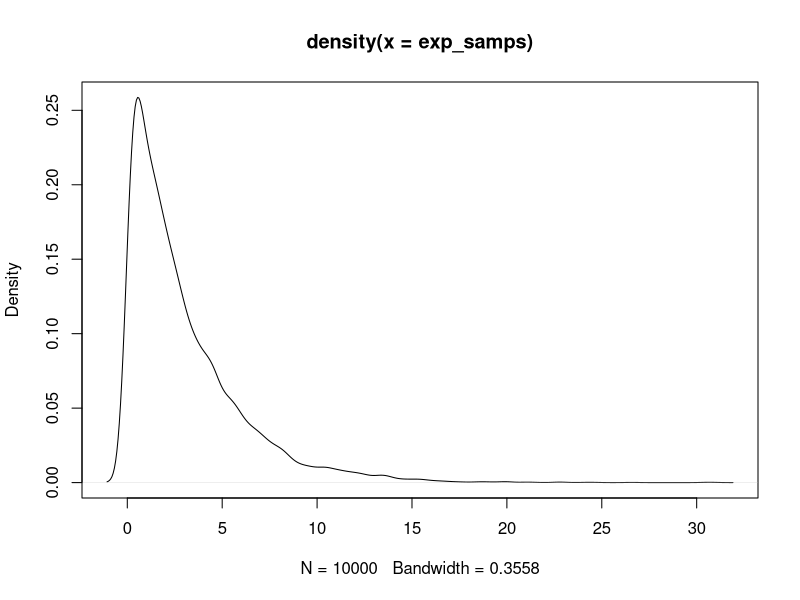
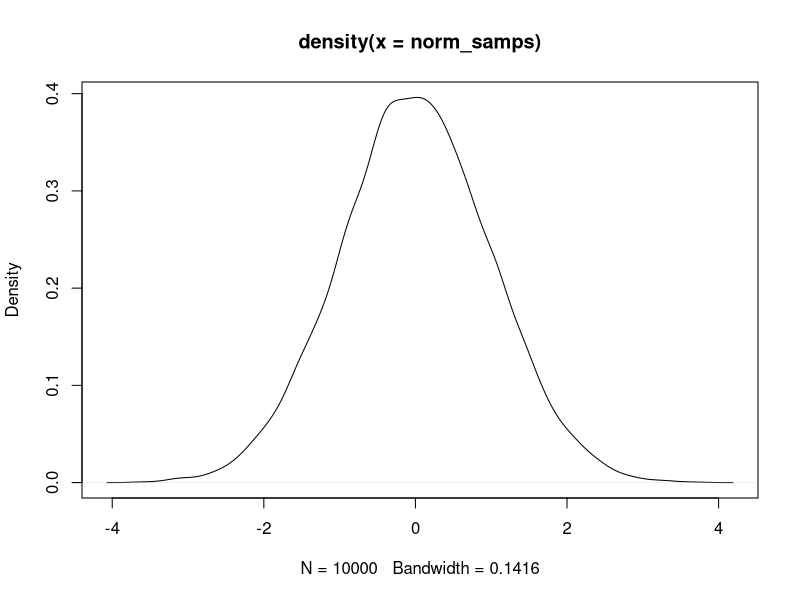
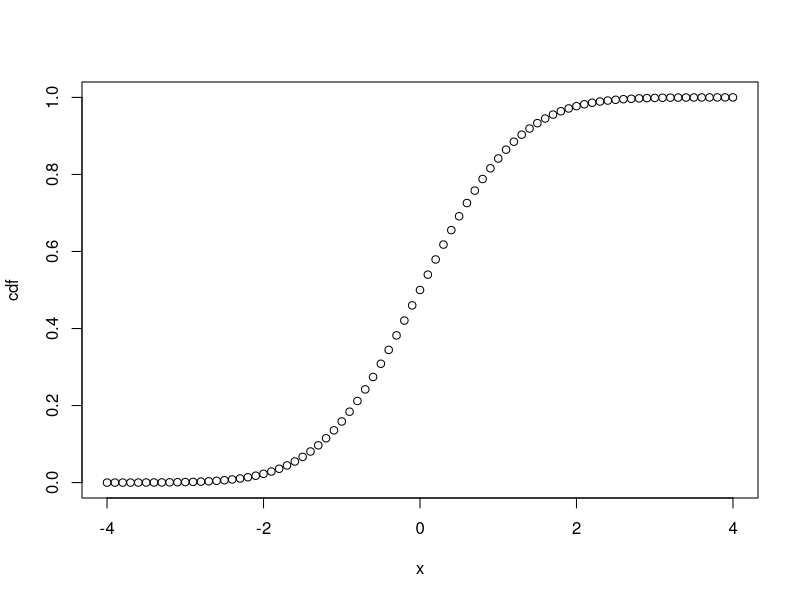

Write R code to recreate these figures, in order.
## ---- chunk 1
knitr::opts_chunk$set(echo = TRUE)
ECHO = FALSE
INCLUDE = FALSE
## ---- chunk 2
exp_samps <- rexp(10000,
                  rate = 1/3)
plot(density(exp_samps))
## ---- chunk 3
pexp(2)
## ---- chunk 4
qexp(0.8,
     rate = 1/3)
## ---- chunk 5
norm_samps <- rnorm(10000,
                    mean = 0,
                    sd = 1)

plot(density(norm_samps))
## ---- chunk 6
# below -1
pnorm(-1)

# above 2
1-pnorm(1)

# between -1 and 2
pnorm(2) - pnorm(-1)
## ---- chunk 7

x <- seq(-4,4,by = 0.1)

cdf <- pnorm(x)

plot(x,cdf)
## ---- chunk 8
# median (note it's 0, same as the mean)
qnorm(0.5)
# lower quartile
qnorm(0.25)
# upper quartile
qnorm(0.75)
# 2.5th percentile
qnorm(0.025)
# 97.5th percentile
qnorm(0.975)

### notice the symmetry in the above answers

## ---- chunk 9
# median
quantile(norm_samps, probs = 0.5)
# lower quantile
quantile(norm_samps, probs = 0.25)
# upper quantile
quantile(norm_samps, probs = 0.75)
# 2.5th percentile
quantile(norm_samps, probs = 0.025)
# 97.5th percentile
quantile(norm_samps, probs = 0.975)
